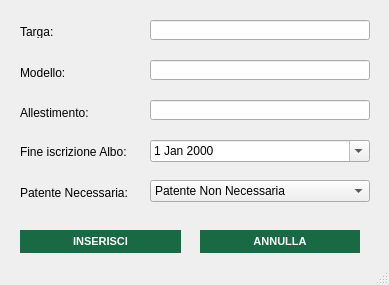
<?xml version="1.0" encoding="UTF-8"?>
<ui version="4.0">
 <class>inserimentomezzo_window</class>
 <widget class="QMainWindow" name="inserimentomezzo_window">
  <property name="geometry">
   <rect>
    <x>0</x>
    <y>0</y>
    <width>389</width>
    <height>285</height>
   </rect>
  </property>
  <property name="minimumSize">
   <size>
    <width>389</width>
    <height>285</height>
   </size>
  </property>
  <property name="maximumSize">
   <size>
    <width>389</width>
    <height>285</height>
   </size>
  </property>
  <property name="windowTitle">
   <string>Inserimento Mezzo</string>
  </property>
  <property name="windowIcon">
   <iconset resource="xz.qrc">
    <normaloff>:/images/images/AnconAmbiente_Logo.png</normaloff>:/images/images/AnconAmbiente_Logo.png</iconset>
  </property>
  <widget class="QWidget" name="inserimentomezzo_widget">
   <widget class="QPushButton" name="annulla_button">
    <property name="geometry">
     <rect>
      <x>200</x>
      <y>230</y>
      <width>160</width>
      <height>23</height>
     </rect>
    </property>
    <property name="styleSheet">
     <string notr="true">QPushButton{
background-color:rgb(24, 105, 68);
color: white;
border-style: outset;
font:  bold 11px


}

QPushButton:hover{
background-color:rgb(170, 203, 108);
color: white;
border-style: outset;
font:  bold 11px
}</string>
    </property>
    <property name="text">
     <string>ANNULLA</string>
    </property>
   </widget>
   <widget class="QComboBox" name="patente_combo">
    <property name="geometry">
     <rect>
      <x>150</x>
      <y>180</y>
      <width>220</width>
      <height>22</height>
     </rect>
    </property>
    <item>
     <property name="text">
      <string>Patente Non Necessaria</string>
     </property>
    </item>
    <item>
     <property name="text">
      <string>A</string>
     </property>
    </item>
    <item>
     <property name="text">
      <string>B</string>
     </property>
    </item>
    <item>
     <property name="text">
      <string>C</string>
     </property>
    </item>
    <item>
     <property name="text">
      <string>D</string>
     </property>
    </item>
    <item>
     <property name="text">
      <string>E</string>
     </property>
    </item>
   </widget>
   <widget class="QLabel" name="label_9">
    <property name="geometry">
     <rect>
      <x>20</x>
      <y>25</y>
      <width>47</width>
      <height>13</height>
     </rect>
    </property>
    <property name="text">
     <string>Targa:</string>
    </property>
   </widget>
   <widget class="QDateEdit" name="iscrizione_datepicker">
    <property name="geometry">
     <rect>
      <x>150</x>
      <y>140</y>
      <width>220</width>
      <height>22</height>
     </rect>
    </property>
    <property name="calendarPopup">
     <bool>true</bool>
    </property>
   </widget>
   <widget class="QPushButton" name="inserisci_button">
    <property name="geometry">
     <rect>
      <x>20</x>
      <y>230</y>
      <width>161</width>
      <height>23</height>
     </rect>
    </property>
    <property name="styleSheet">
     <string notr="true">QPushButton{
background-color:rgb(24, 105, 68);
color: white;
border-style: outset;
font:  bold 11px


}

QPushButton:hover{
background-color:rgb(170, 203, 108);
color: white;
border-style: outset;
font:  bold 11px
}</string>
    </property>
    <property name="text">
     <string>INSERISCI</string>
    </property>
   </widget>
   <widget class="QLineEdit" name="allestimento_field">
    <property name="geometry">
     <rect>
      <x>150</x>
      <y>100</y>
      <width>220</width>
      <height>20</height>
     </rect>
    </property>
   </widget>
   <widget class="QLineEdit" name="targa_field">
    <property name="geometry">
     <rect>
      <x>150</x>
      <y>20</y>
      <width>220</width>
      <height>20</height>
     </rect>
    </property>
   </widget>
   <widget class="QLabel" name="label_10">
    <property name="geometry">
     <rect>
      <x>20</x>
      <y>65</y>
      <width>71</width>
      <height>16</height>
     </rect>
    </property>
    <property name="minimumSize">
     <size>
      <width>71</width>
      <height>16</height>
     </size>
    </property>
    <property name="maximumSize">
     <size>
      <width>71</width>
      <height>16</height>
     </size>
    </property>
    <property name="text">
     <string>Modello:</string>
    </property>
   </widget>
   <widget class="QLabel" name="label_11">
    <property name="geometry">
     <rect>
      <x>20</x>
      <y>185</y>
      <width>131</width>
      <height>16</height>
     </rect>
    </property>
    <property name="text">
     <string>Patente Necessaria:</string>
    </property>
   </widget>
   <widget class="QLabel" name="label_8">
    <property name="geometry">
     <rect>
      <x>20</x>
      <y>105</y>
      <width>81</width>
      <height>16</height>
     </rect>
    </property>
    <property name="text">
     <string>Allestimento:</string>
    </property>
   </widget>
   <widget class="QLabel" name="label_7">
    <property name="geometry">
     <rect>
      <x>20</x>
      <y>145</y>
      <width>120</width>
      <height>13</height>
     </rect>
    </property>
    <property name="text">
     <string>Fine iscrizione Albo:</string>
    </property>
   </widget>
   <widget class="QLineEdit" name="modello_field">
    <property name="geometry">
     <rect>
      <x>150</x>
      <y>60</y>
      <width>220</width>
      <height>20</height>
     </rect>
    </property>
   </widget>
   <widget class="QLabel" name="targa_error">
    <property name="geometry">
     <rect>
      <x>140</x>
      <y>0</y>
      <width>235</width>
      <height>17</height>
     </rect>
    </property>
    <property name="palette">
     <palette>
      <active>
       <colorrole role="WindowText">
        <brush brushstyle="SolidPattern">
         <color alpha="255">
          <red>255</red>
          <green>0</green>
          <blue>0</blue>
         </color>
        </brush>
       </colorrole>
       <colorrole role="Text">
        <brush brushstyle="SolidPattern">
         <color alpha="255">
          <red>255</red>
          <green>0</green>
          <blue>0</blue>
         </color>
        </brush>
       </colorrole>
       <colorrole role="PlaceholderText">
        <brush brushstyle="SolidPattern">
         <color alpha="128">
          <red>255</red>
          <green>0</green>
          <blue>0</blue>
         </color>
        </brush>
       </colorrole>
      </active>
      <inactive>
       <colorrole role="WindowText">
        <brush brushstyle="SolidPattern">
         <color alpha="255">
          <red>255</red>
          <green>0</green>
          <blue>0</blue>
         </color>
        </brush>
       </colorrole>
       <colorrole role="Text">
        <brush brushstyle="SolidPattern">
         <color alpha="255">
          <red>255</red>
          <green>0</green>
          <blue>0</blue>
         </color>
        </brush>
       </colorrole>
       <colorrole role="PlaceholderText">
        <brush brushstyle="SolidPattern">
         <color alpha="128">
          <red>255</red>
          <green>0</green>
          <blue>0</blue>
         </color>
        </brush>
       </colorrole>
      </inactive>
      <disabled>
       <colorrole role="WindowText">
        <brush brushstyle="SolidPattern">
         <color alpha="255">
          <red>190</red>
          <green>190</green>
          <blue>190</blue>
         </color>
        </brush>
       </colorrole>
       <colorrole role="Text">
        <brush brushstyle="SolidPattern">
         <color alpha="255">
          <red>190</red>
          <green>190</green>
          <blue>190</blue>
         </color>
        </brush>
       </colorrole>
       <colorrole role="PlaceholderText">
        <brush brushstyle="SolidPattern">
         <color alpha="128">
          <red>0</red>
          <green>0</green>
          <blue>0</blue>
         </color>
        </brush>
       </colorrole>
      </disabled>
     </palette>
    </property>
    <property name="text">
     <string/>
    </property>
   </widget>
   <widget class="QLabel" name="modello_error">
    <property name="geometry">
     <rect>
      <x>140</x>
      <y>40</y>
      <width>235</width>
      <height>17</height>
     </rect>
    </property>
    <property name="palette">
     <palette>
      <active>
       <colorrole role="WindowText">
        <brush brushstyle="SolidPattern">
         <color alpha="255">
          <red>255</red>
          <green>0</green>
          <blue>0</blue>
         </color>
        </brush>
       </colorrole>
       <colorrole role="Text">
        <brush brushstyle="SolidPattern">
         <color alpha="255">
          <red>255</red>
          <green>0</green>
          <blue>0</blue>
         </color>
        </brush>
       </colorrole>
       <colorrole role="PlaceholderText">
        <brush brushstyle="SolidPattern">
         <color alpha="128">
          <red>255</red>
          <green>0</green>
          <blue>0</blue>
         </color>
        </brush>
       </colorrole>
      </active>
      <inactive>
       <colorrole role="WindowText">
        <brush brushstyle="SolidPattern">
         <color alpha="255">
          <red>255</red>
          <green>0</green>
          <blue>0</blue>
         </color>
        </brush>
       </colorrole>
       <colorrole role="Text">
        <brush brushstyle="SolidPattern">
         <color alpha="255">
          <red>255</red>
          <green>0</green>
          <blue>0</blue>
         </color>
        </brush>
       </colorrole>
       <colorrole role="PlaceholderText">
        <brush brushstyle="SolidPattern">
         <color alpha="128">
          <red>255</red>
          <green>0</green>
          <blue>0</blue>
         </color>
        </brush>
       </colorrole>
      </inactive>
      <disabled>
       <colorrole role="WindowText">
        <brush brushstyle="SolidPattern">
         <color alpha="255">
          <red>190</red>
          <green>190</green>
          <blue>190</blue>
         </color>
        </brush>
       </colorrole>
       <colorrole role="Text">
        <brush brushstyle="SolidPattern">
         <color alpha="255">
          <red>190</red>
          <green>190</green>
          <blue>190</blue>
         </color>
        </brush>
       </colorrole>
       <colorrole role="PlaceholderText">
        <brush brushstyle="SolidPattern">
         <color alpha="128">
          <red>0</red>
          <green>0</green>
          <blue>0</blue>
         </color>
        </brush>
       </colorrole>
      </disabled>
     </palette>
    </property>
    <property name="text">
     <string/>
    </property>
   </widget>
   <widget class="QLabel" name="allestimento_error">
    <property name="geometry">
     <rect>
      <x>140</x>
      <y>80</y>
      <width>235</width>
      <height>17</height>
     </rect>
    </property>
    <property name="palette">
     <palette>
      <active>
       <colorrole role="WindowText">
        <brush brushstyle="SolidPattern">
         <color alpha="255">
          <red>255</red>
          <green>0</green>
          <blue>0</blue>
         </color>
        </brush>
       </colorrole>
       <colorrole role="Text">
        <brush brushstyle="SolidPattern">
         <color alpha="255">
          <red>255</red>
          <green>0</green>
          <blue>0</blue>
         </color>
        </brush>
       </colorrole>
       <colorrole role="PlaceholderText">
        <brush brushstyle="SolidPattern">
         <color alpha="128">
          <red>255</red>
          <green>0</green>
          <blue>0</blue>
         </color>
        </brush>
       </colorrole>
      </active>
      <inactive>
       <colorrole role="WindowText">
        <brush brushstyle="SolidPattern">
         <color alpha="255">
          <red>255</red>
          <green>0</green>
          <blue>0</blue>
         </color>
        </brush>
       </colorrole>
       <colorrole role="Text">
        <brush brushstyle="SolidPattern">
         <color alpha="255">
          <red>255</red>
          <green>0</green>
          <blue>0</blue>
         </color>
        </brush>
       </colorrole>
       <colorrole role="PlaceholderText">
        <brush brushstyle="SolidPattern">
         <color alpha="128">
          <red>255</red>
          <green>0</green>
          <blue>0</blue>
         </color>
        </brush>
       </colorrole>
      </inactive>
      <disabled>
       <colorrole role="WindowText">
        <brush brushstyle="SolidPattern">
         <color alpha="255">
          <red>190</red>
          <green>190</green>
          <blue>190</blue>
         </color>
        </brush>
       </colorrole>
       <colorrole role="Text">
        <brush brushstyle="SolidPattern">
         <color alpha="255">
          <red>190</red>
          <green>190</green>
          <blue>190</blue>
         </color>
        </brush>
       </colorrole>
       <colorrole role="PlaceholderText">
        <brush brushstyle="SolidPattern">
         <color alpha="128">
          <red>0</red>
          <green>0</green>
          <blue>0</blue>
         </color>
        </brush>
       </colorrole>
      </disabled>
     </palette>
    </property>
    <property name="text">
     <string/>
    </property>
   </widget>
  </widget>
  <widget class="QStatusBar" name="statusbar"/>
 </widget>
 <resources>
  <include location="xz.qrc"/>
 </resources>
 <connections/>
</ui>
